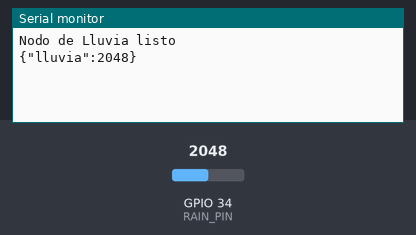
This sketch was run on a simulated ESP32. Shown: the last lines printed to the serial monitor. The inputs (shaded band) are chosen by the test bench; at power-on: GPIO 34 (RAIN_PIN) = 2048.

Above: at 2.2 s.
2.3 s: GPIO 34 (RAIN_PIN) set to 2866
At 4.5 s:
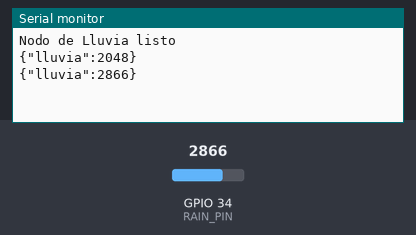
5.0 s: GPIO 34 (RAIN_PIN) set to 3603
At 6.0 s:
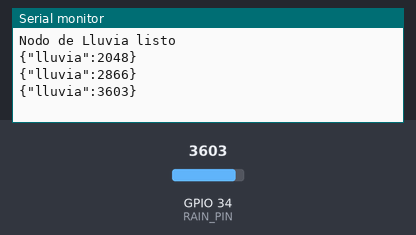
Timing chart, 0 to 8.0 s (numbered marks = the images above; inputs shaded):
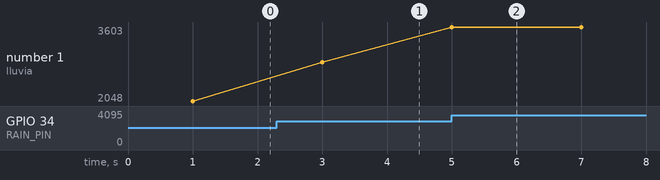

Measured:
- after the input at 2.3 s, the serial monitor: prints a new line after 0.70 s (image 1)
- after the input at 5.0 s, the serial monitor: prints a new line at once (image 2)
- plotted number 1: 2048 → 2866 after the input at 2.3 s, 2866 → 3603 after the input at 5.0 s

The sketch:

SensorYL.ino
```cpp
#define RAIN_PIN 34   // A0 del módulo de lluvia va a GPIO 34

void setup() {
  Serial.begin(115200);
  delay(1000);
  Serial.println("Nodo de Lluvia listo");
}

void loop() {
  int rainValue = analogRead(RAIN_PIN);

  // Crear JSON
  String json = "{";
  json += "\"lluvia\":" + String(rainValue);
  json += "}";

  Serial.println(json);

  delay(2000);
}
```
